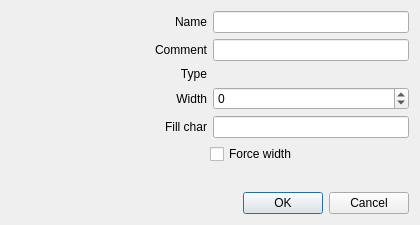
<?xml version="1.0" encoding="UTF-8"?>
<ui version="4.0">
 <class>AWStringFormatter</class>
 <widget class="QDialog" name="AWStringFormatter">
  <property name="geometry">
   <rect>
    <x>0</x>
    <y>0</y>
    <width>420</width>
    <height>225</height>
   </rect>
  </property>
  <property name="windowTitle">
   <string>Configuration</string>
  </property>
  <layout class="QVBoxLayout" name="verticalLayout">
   <item>
    <layout class="QHBoxLayout" name="layout_name">
     <item>
      <widget class="QLabel" name="label_name">
       <property name="sizePolicy">
        <sizepolicy hsizetype="Expanding" vsizetype="Preferred">
         <horstretch>0</horstretch>
         <verstretch>0</verstretch>
        </sizepolicy>
       </property>
       <property name="text">
        <string>Name</string>
       </property>
       <property name="alignment">
        <set>Qt::AlignRight|Qt::AlignTrailing|Qt::AlignVCenter</set>
       </property>
      </widget>
     </item>
     <item>
      <widget class="QLineEdit" name="lineEdit_name"/>
     </item>
    </layout>
   </item>
   <item>
    <layout class="QHBoxLayout" name="layout_comment">
     <item>
      <widget class="QLabel" name="label_comment">
       <property name="sizePolicy">
        <sizepolicy hsizetype="Expanding" vsizetype="Preferred">
         <horstretch>0</horstretch>
         <verstretch>0</verstretch>
        </sizepolicy>
       </property>
       <property name="text">
        <string>Comment</string>
       </property>
       <property name="alignment">
        <set>Qt::AlignRight|Qt::AlignTrailing|Qt::AlignVCenter</set>
       </property>
      </widget>
     </item>
     <item>
      <widget class="QLineEdit" name="lineEdit_comment"/>
     </item>
    </layout>
   </item>
   <item>
    <layout class="QHBoxLayout" name="layout_type">
     <item>
      <widget class="QLabel" name="label_type">
       <property name="text">
        <string>Type</string>
       </property>
       <property name="alignment">
        <set>Qt::AlignRight|Qt::AlignTrailing|Qt::AlignVCenter</set>
       </property>
      </widget>
     </item>
     <item>
      <widget class="QLabel" name="label_typeValue">
       <property name="text">
        <string/>
       </property>
      </widget>
     </item>
    </layout>
   </item>
   <item>
    <layout class="QHBoxLayout" name="layout_width">
     <item>
      <widget class="QLabel" name="label_width">
       <property name="text">
        <string>Width</string>
       </property>
       <property name="alignment">
        <set>Qt::AlignRight|Qt::AlignTrailing|Qt::AlignVCenter</set>
       </property>
      </widget>
     </item>
     <item>
      <widget class="QSpinBox" name="spinBox_width">
       <property name="minimum">
        <number>-10000</number>
       </property>
       <property name="maximum">
        <number>10000</number>
       </property>
      </widget>
     </item>
    </layout>
   </item>
   <item>
    <layout class="QHBoxLayout" name="layout_fill">
     <item>
      <widget class="QLabel" name="label_fill">
       <property name="sizePolicy">
        <sizepolicy hsizetype="Expanding" vsizetype="Preferred">
         <horstretch>0</horstretch>
         <verstretch>0</verstretch>
        </sizepolicy>
       </property>
       <property name="text">
        <string>Fill char</string>
       </property>
       <property name="alignment">
        <set>Qt::AlignRight|Qt::AlignTrailing|Qt::AlignVCenter</set>
       </property>
      </widget>
     </item>
     <item>
      <widget class="QLineEdit" name="lineEdit_fill">
       <property name="maxLength">
        <number>1</number>
       </property>
      </widget>
     </item>
    </layout>
   </item>
   <item>
    <layout class="QHBoxLayout" name="layout_forceWIdth">
     <item>
      <spacer name="horizontalSpacer">
       <property name="orientation">
        <enum>Qt::Horizontal</enum>
       </property>
       <property name="sizeHint" stdset="0">
        <size>
         <width>40</width>
         <height>20</height>
        </size>
       </property>
      </spacer>
     </item>
     <item>
      <widget class="QCheckBox" name="checkBox_forceWidth">
       <property name="sizePolicy">
        <sizepolicy hsizetype="Expanding" vsizetype="Fixed">
         <horstretch>0</horstretch>
         <verstretch>0</verstretch>
        </sizepolicy>
       </property>
       <property name="text">
        <string>Force width</string>
       </property>
      </widget>
     </item>
    </layout>
   </item>
   <item>
    <spacer name="verticalSpacer">
     <property name="orientation">
      <enum>Qt::Vertical</enum>
     </property>
     <property name="sizeHint" stdset="0">
      <size>
       <width>20</width>
       <height>40</height>
      </size>
     </property>
    </spacer>
   </item>
   <item>
    <widget class="QDialogButtonBox" name="buttonBox">
     <property name="orientation">
      <enum>Qt::Horizontal</enum>
     </property>
     <property name="standardButtons">
      <set>QDialogButtonBox::Cancel|QDialogButtonBox::Ok</set>
     </property>
    </widget>
   </item>
  </layout>
 </widget>
 <resources/>
 <connections>
  <connection>
   <sender>buttonBox</sender>
   <signal>accepted()</signal>
   <receiver>AWStringFormatter</receiver>
   <slot>accept()</slot>
   <hints>
    <hint type="sourcelabel">
     <x>248</x>
     <y>254</y>
    </hint>
    <hint type="destinationlabel">
     <x>157</x>
     <y>274</y>
    </hint>
   </hints>
  </connection>
  <connection>
   <sender>buttonBox</sender>
   <signal>rejected()</signal>
   <receiver>AWStringFormatter</receiver>
   <slot>reject()</slot>
   <hints>
    <hint type="sourcelabel">
     <x>316</x>
     <y>260</y>
    </hint>
    <hint type="destinationlabel">
     <x>286</x>
     <y>274</y>
    </hint>
   </hints>
  </connection>
 </connections>
</ui>
